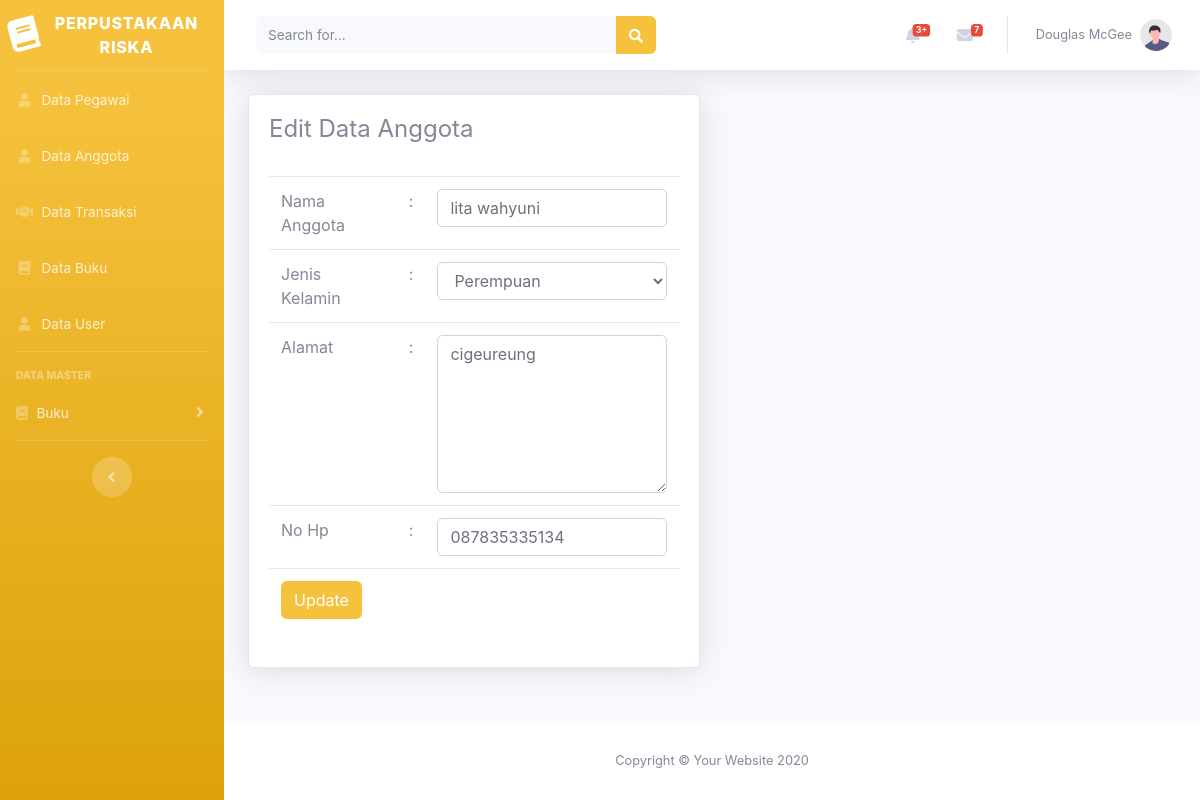
Screenshot of /perpustakaan_riska/beranda.php?page=anggota&aksi=edit&id=1 with the database file from the repository.
### tables this page shows
CREATE TABLE `tabel_anggota` (
  `id_anggota` int(5) NOT NULL,
  `nama_anggota` varchar(50) NOT NULL,
  `jenis_kelamin` enum('l','p') NOT NULL,
  `alamat` text NOT NULL,
  `no_hp` varchar(20) NOT NULL
);

### perpustakaan_riska/views/anggota/editanggota.php (the view, shortened to what this page needs)
<?php
    @$id = $_GET['id'];
    $sql    = "select * from tabel_anggota where id_anggota=$id";
    $show   = $db->query($sql);
    $hasil  = mysqli_fetch_assoc($show);
    $jk = $hasil['jenis_kelamin'];
?>
<div class="container-fluid">
    <div class="row">
        <div class="col-lg-6">
            <div class="card shadow mb-4">
                <div class="card-body">
                    <div class="table-responsive">
                        <h4>Edit Data Anggota</h4>
                        <br>
                        <form action="model/anggota/prosesupdateanggota.php" method="POST">
                            <table class="table">
                                <tr>
                                    <td>Nama Anggota</td>
                                    <td>:</td>
                                    <td><input type="text"  class="form-control" name="nama_anggota" id="nama_anggota" value="<?php echo $hasil['nama_anggota']?>"></td>
                                </tr>
                                <tr>
                                    <td>Jenis Kelamin</td>
                                    <td>:</td>
                                    <td>
                                        <select class="form-control" name="jenis_kelamin" id="jenis_kelamin">
                                            <option value="p" <?php if($jk=='p'){ echo"selected"; } ?>>Perempuan</option>
                                        </select>
                                    </td>
                                </tr>
                                <tr>
                                    <td>Alamat</td>
                                    <td>:</td>
                                    <td><textarea class="form-control" name="alamat" id="alamat" cols="10" rows="6"><?php echo  $hasil['alamat']?></textarea></td>
                                </tr>
                                <tr>
                                    <td>No Hp</td>
                                    <td>:</td>
                                    <td><input type="text"  class="form-control" name="no_hp" id="no_hp" value="<?php echo $hasil['no_hp']?>"></td>
                                </tr>
                                <tr>
                                    <td colspan="3">
                                        <input type="submit" class="btn btn-warning" value="Update">
                                    </td>
                                </tr>
                            </table>
                        </form>
                    </div>
                </div>
            </div>
        </div>
    </div>
</div>

### rows the page displays
tabel_anggota: nama_anggota "lita wahyuni", jenis_kelamin "Perempuan", alamat "cigeureung", no_hp "087835335134"
